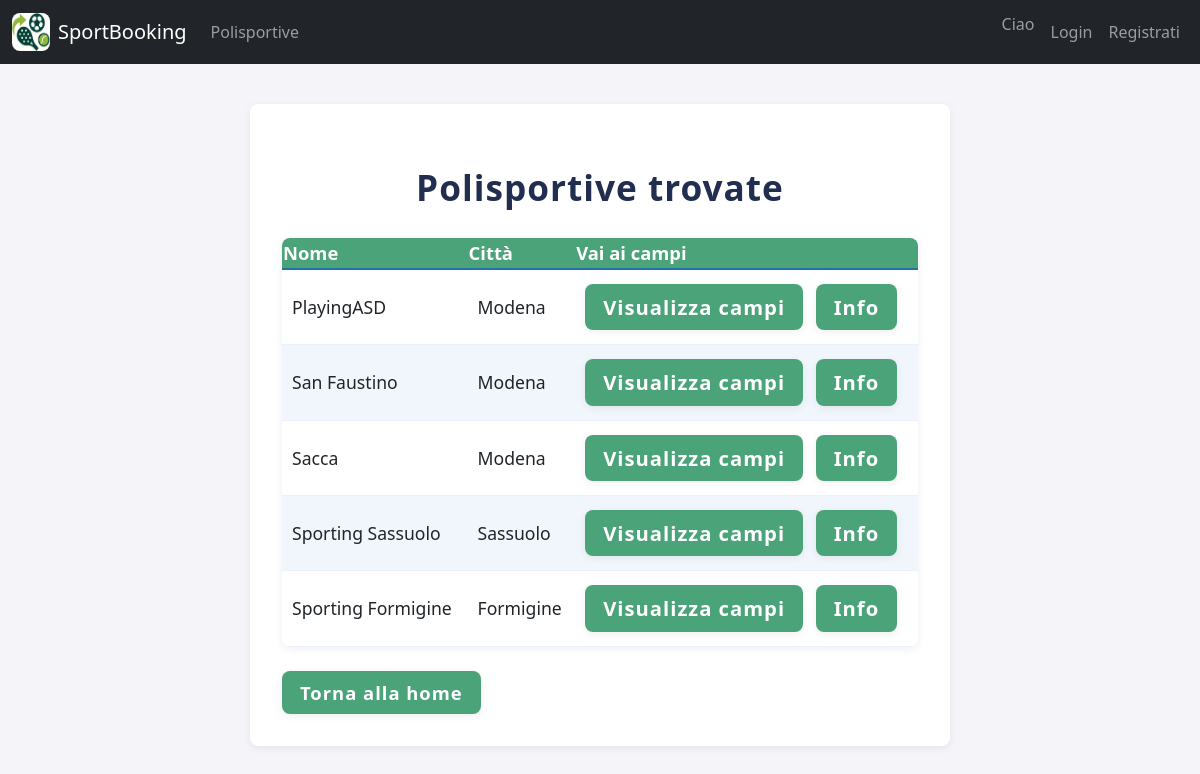
Screenshot of /accounts/polisportive/ with the database file from the repository.
### accounts/models.py (models this page shows, shortened)
class Polisportiva(models.Model):
    id = models.AutoField(primary_key=True)
    nome = models.CharField(max_length=100, unique=True)
    città = models.CharField(max_length=100)
    indirizzo = models.CharField(max_length=200, unique=True)
    telefono = models.CharField(max_length=15, unique=True)
    email = models.EmailField(max_length=100, unique=True)

### accounts/views.py (the view, shortened to what this page needs)
# urls.py: path('polisportive/', views.lista_polisportive, name='lista_polisportive'),
def lista_polisportive(request):
    citta = request.GET.get('citta', '')
    sport = request.GET.get('sport', '')
    data = request.GET.get('data', '')
    ora = request.GET.get('ora', '')
    polisportive = Polisportiva.objects.all()
    if citta:
        polisportive = polisportive.filter(
            Q(nome__icontains=citta) | Q(città__icontains=citta)    # Usa Q per cercare in più campi
        )
    if sport:
        polisportive = polisportive.filter(campi__tipo__icontains=sport)
    context = {
        'polisportive': polisportive.distinct(),
        'citta': citta,
        'sport': sport,
        'data': data,
        'ora': ora,
    }
    return render(request, 'accounts/lista_polisportive.html', context)

### accounts/templates/accounts/lista_polisportive.html (shortened to what this page needs)
{% load static %}
<!DOCTYPE html>
<html lang="it">
<head>
   {% load static %}
    <link href="https://cdn.jsdelivr.net/npm/bootstrap@5.3.3/dist/css/bootstrap.min.css" rel="stylesheet">
     <link rel="stylesheet" href="{% static 'accounts/styles.css' %}">
</head>
<body>
    {% include "accounts/navbar2.html" %}
    <div class="container">
        <h2>Polisportive trovate</h2>
        {% if polisportive %}
        <table class="tabella-polisportive">
            <thead>
                <tr>
                    <th>Nome</th>
                    <th>Città</th>
                    <th>Vai ai campi</th>
                </tr>
            </thead>
            <tbody>
                {% for polisportiva in polisportive %}
                <tr>
                    <td>{{ polisportiva.nome }}</td>
                    <td>{{ polisportiva.città }}</td>
                    <td>
                        <a class="btn" href="{% url 'campi_polisportiva' polisportiva.id %}?data={{ data }}&ora={{ ora }}&sport={{ sport }}">
                            Visualizza campi
                        </a>
                        <a class="btn btn-info ms-2" href="{% url 'dettaglio_polisportiva' polisportiva.id %}">
                            Info
                        </a>
                    </td>
                </tr>
                {% endfor %}
            </tbody>
        </table>
        {% else %}
            <div class="empty">Nessuna polisportiva trovata.</div>
        {% endif %}
        <a href="{% url 'home' %}" class="btn">Torna alla home</a>
    </div>
</body>
</html>

### accounts/static/accounts/styles.css (style rules this page uses)
body { min-height: 100vh; justify-content: center; align-items: center; background-color: #f4f4f9; margin: 0; padding: 0; }
h2 { text-align: center; margin-top: 30px; margin-bottom: 30px; font-size: 2em; font-weight: bold; }
.container { max-width: 700px; margin: 40px auto; background: #fff; border-radius: 8px; box-shadow: 0 2px 8px rgba(0,0,0,0.07); padding: 32px; }
.tabella-polisportive { width: 100%; border-collapse: collapse; margin-bottom: 24px; margin-left: auto; margin-right: auto; background: #fff; box-shadow: 0 2px 8px #0001; border-radius: 8px; overflow: hidden; }
.tabella-polisportive th { background: #4ba379; color: #fff; font-weight: bold; font-size: 1.15em; border-bottom: 2px solid #2471a3; }
.tabella-polisportive td { padding: 14px 10px; font-size: 1.1em; border-bottom: 1px solid #eaf1fb; }
.tabella-polisportive tr:nth-child(even) { background: #f0f6fb; }
.container .btn, .tabella-polisportive .btn { display: inline-block; padding: 8px 18px; background: #4ba379; color: #fff !important; border: none; border-radius: 8px; text-decoration: none; transition: background 0.2s, box-shadow 0.2s; cursor: pointer; font-weight: 600; box-shadow: 0 2px 8px #0001; font-size: 1.15em; letter-spacing: 1px; text-align: center; }
h2 { text-align: center; margin-top: 30px; margin-bottom: 30px; font-size: 2.2em; font-weight: bold; color: #222e50; letter-spacing: 1px; }

### rows the page displays
Polisportiva: nome "PlayingASD", città "Modena"
Polisportiva: nome "San Faustino", città "Modena"
Polisportiva: nome "Sacca", città "Modena"
Polisportiva: nome "Sporting Sassuolo", città "Sassuolo"
Polisportiva: nome "Sporting Formigine", città "Formigine"
